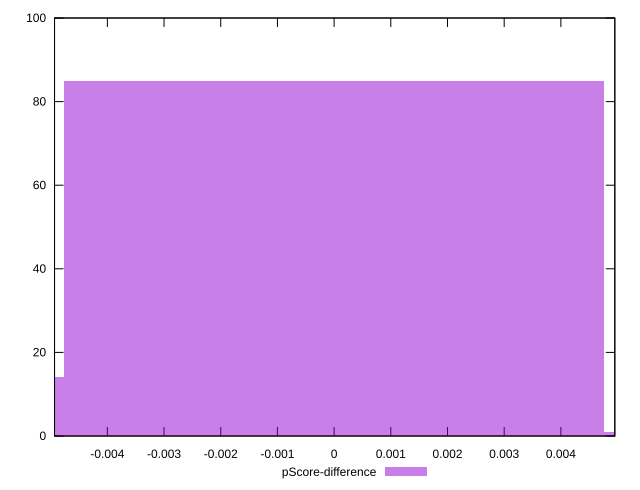

Reproduce this figure in gnuplot.
reset

$pScoreDifference <<EOF
0 85
0.009534462283536866 1
-0.009534462283536866 14
EOF

set key outside below
set boxwidth 0.009534462283536866
set xrange [-0.004931822957321863:0.004951707034809072]
set yrange [0:100]
set trange [0:100]
set style fill transparent solid 0.5 noborder
set terminal svg size 640, 490 enhanced background rgb 'white'
set output "report_00016_2021-02-10T13-31-48.338Z/max-potential-fid/samples/pages+cached+noadtech/pScore-difference/histogram.svg"

plot $pScoreDifference title "pScore-difference" with boxes

reset
